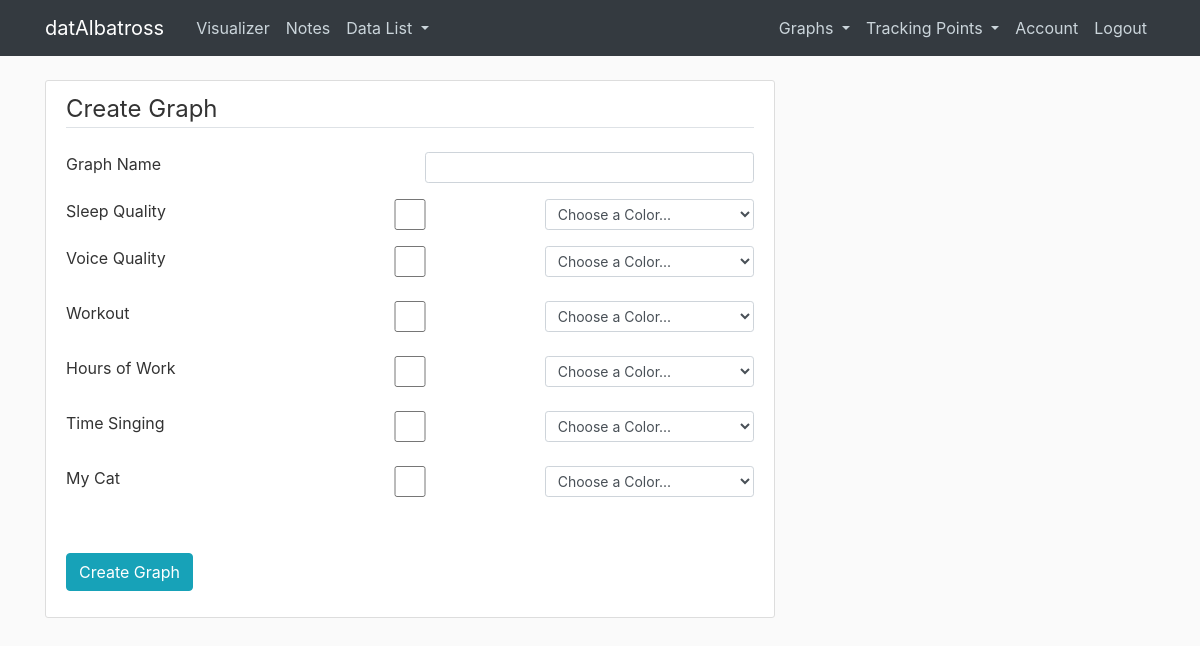
The app's page /createGraph (signed in) with its own data.
### datatracker/models.py (models this page shows, shortened)
class DataPoint(db.Model):
	id = db.Column(db.Integer, primary_key=True)
	index = db.Column(db.Integer, nullable=False)
	visible = db.Column(db.Boolean, nullable=False)
	dataType = db.Column(db.String(30), nullable=False)
	name = db.Column(db.String(30), nullable=False)
	user_id = db.Column(db.Integer, db.ForeignKey('user.id'), nullable=False)

### datatracker/users/routes.py (the view, shortened to what this page needs)
@users.route('/createGraph', methods=['GET', 'POST'])
@login_required
def createGraph():
	form = GraphForm()
	return render_template('userTemplates/createGraph.html', title='ceateGraph', form=form,
		vis=visIndicators(current_user), names=allNames(current_user), legend='Create Graph')

### datatracker/__init__.py (called while the page is built)
def visIndicators(user):
	dPoints = user.query.get(user.id).user_points
	vis = []
	for x in dPoints:
		vis.append(x.visible)
	return vis

def getDailyData(user):
	page = request.args.get('page', 1, type=int)
	dailyData = DailyData.query.filter_by(user_id=user.id)\
		.order_by(DailyData.date_recorded.desc()).paginate(page=page, per_page=14)
	return dailyData

def noteStatus(user):
	vis = visIndicators(user)
	noteIndicator = vis[24]
	return noteIndicator

def visiblePoints(user):
	dPoints = user.query.get(user.id).user_points
	visPoints = []
	for x in dPoints:
		if x.visible:
			visPoints.append(x)
	return visPoints

def getGraphData(user):
	graphs = user.query.get(user.id).user_graphs
	return graphs

### datatracker/models.py (called while the page is built)
@login_manager.user_loader
def load_user(user_id):
	return User.query.get(int(user_id))

### datatracker/utils.py (called while the page is built)
def visIndicators(user):
	dPoints = user.query.get(user.id).user_points
	vis = []
	for x in dPoints:
		vis.append(x.visible)
	return vis

def allNames(user):
	dPoints = user.query.get(user.id).user_points
	names = []
	for x in dPoints:
		names.append(x.name)
	return names

### datatracker/templates/userTemplates/createGraph.html (shortened to what this page needs)
{% extends "layout.html" %}
{% block content %}
 <form method="POST" action="">
  <div class="content-section" style="overflow-y:auto; max-height:70vh">
    <fieldset class="form-group">
      <legend class="border-bottom mb-4">{{ legend }}</legend>
        <div class="form-group">
          <div class="row">
            {% if form.name.errors %}
                <div class="col">Graph Name</div>
                <div class="col">{{ form.name(class="form-control form-control-sm is-invalid") }}
                  <div class="invalid-feedback">
                    {% for error in form.name.errors %}
                      <span>{{ error }}</span>
                    {% endfor %}
                  </div>
                </div>
              {% else %}
            <div class="col">Graph Name</div>
            <div class="col">{{ form.name(class="form-control form-control-sm") }}</div>
            {% endif %}
          </div>
        </div>
      {% if vis[0] %}
        <div class="form-group">
          <div class="row">
            <div class="col">{{ names[0] }}</div>
            <div class="col">{{ form.lmh1(class="form-control form-control-sm") }}</div>
            <div class="col">{{ form.cl1(class="form-control form-control-sm") }}</div>
          </div>
        </div>
      {% endif %}
      {% if vis[5] %}
        <div class="form-group">
          <div class="row">
            <div class="col">{{ names[5] }}</div>
            <div class="col">{{ form.abogg1(class="form-control form-control-sm") }}</div>
            <div class="col">{{ form.ca1(class="form-control form-control-sm") }}</div>
        </div><br>
      {% endif %}
      {% if vis[10] %}
        <div class="form-group">
          <div class="row">
            <div class="col">{{ names[10] }}</div>
            <div class="col">{{ form.yn1(class="form-control form-control-sm") }}</div>
            <div class="col">{{ form.cy1(class="form-control form-control-sm") }}</div>
        </div><br>
      {% endif %}
      {% if vis[17] %}
        <div class="form-group">
          <div class="row">
            <div class="col">{{ names[17] }}</div>
            <div class="col">{{ form.num1(class="form-control form-control-sm") }}</div>
            <div class="col">{{ form.cn1(class="form-control form-control-sm") }}</div>
        </div><br>
      {% endif %}
      {% if vis[18] %}
        <div class="form-group">
          <div class="row">
            <div class="col">{{ names[18] }}</div>
            <div class="col">{{ form.num2(class="form-control form-control-sm") }}</div>
            <div class="col">{{ form.cn2(class="form-control form-control-sm") }}</div>
        </div><br>
      {% endif %}
      {% if vis[19] %}
        <div class="form-group">
          <div class="row">
            <div class="col">{{ names[19] }}</div>
            <div class="col">{{ form.num3(class="form-control form-control-sm") }}</div>
            <div class="col">{{ form.cn3(class="form-control form-control-sm") }}</div>
        </div><br>
      {% endif %}
    </fieldset>
    <div class="form-group">
      {{ form.submit(class="btn btn-info ") }}
    </div>
  </div>
 </form>
{% endblock content %}

### datatracker/static/style.css (style rules this page uses)
body { background: #fafafa; color: #333333; margin-top: 5rem; }
.content-section { background: #ffffff; padding: 10px 20px; border: 1px solid #dddddd; border-radius: 3px; margin-bottom: 20px; }

### records on screen
DataPoint: name "Sleep Quality"
DataPoint: name "Voice Quality"
DataPoint: name "Workout"
DataPoint: name "Hours of Work"
DataPoint: name "Time Singing"
DataPoint: name "My Cat"

### other values on screen
{{ legend }} "Create Graph"
